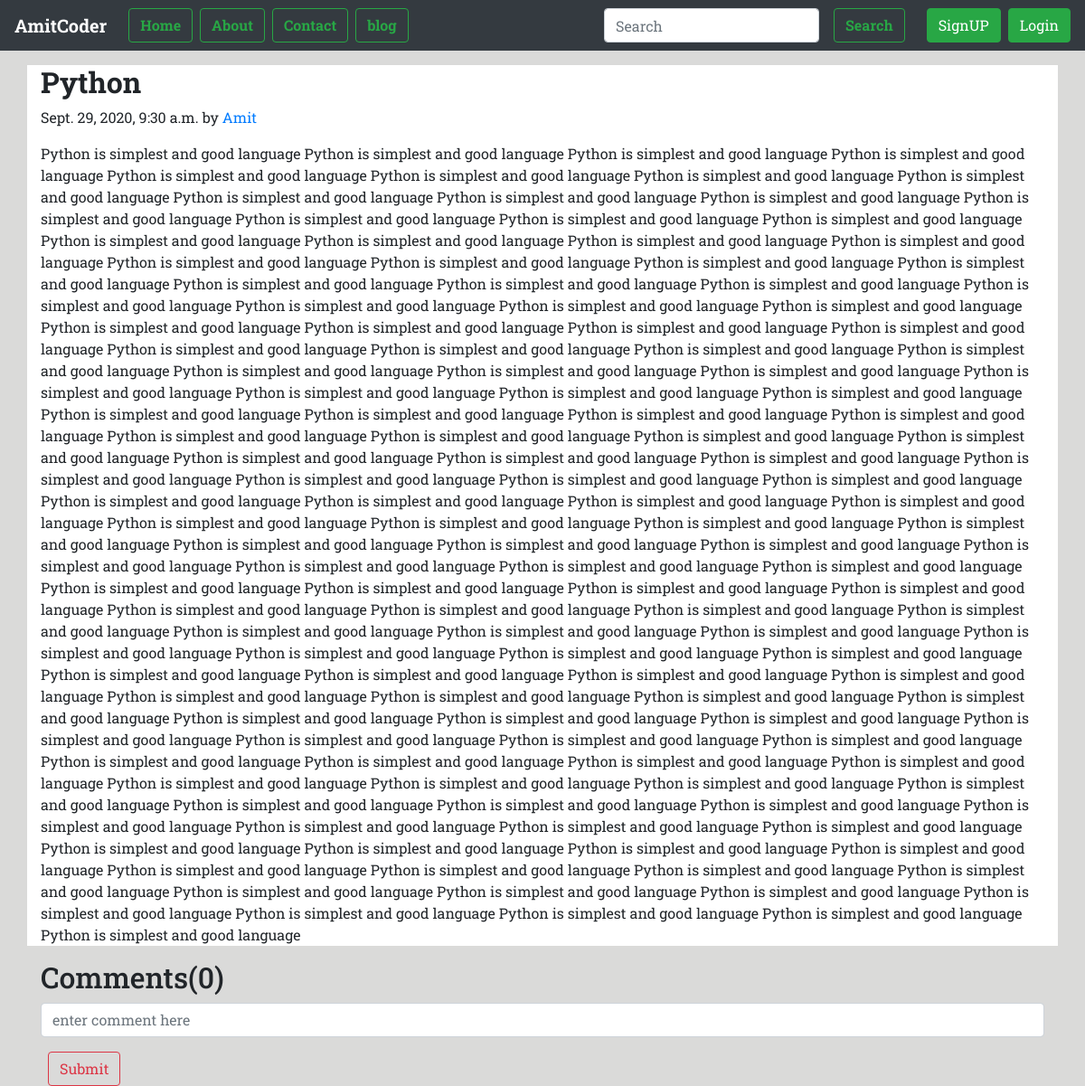
The page /blog/python/ on the database its author committed.
### blog/models.py (models this page shows, shortened)
class Post(models.Model):
    sno=models.AutoField(primary_key=True)
    title=models.CharField(max_length=250)
    content=models.TextField()
    author=models.CharField(max_length=40)
    slug=models.SlugField()
    timestamp=models.DateTimeField(blank=True)

### blog/views.py (the view)
# urls.py: path('<str:slug>/',views.blogPost,name='blogPost'),
def blogPost(request,slug):
    post=Post.objects.filter(slug=slug).first() #or [0]
    comments=BlogComment.objects.filter(post=post,parent=None)
    replies=BlogComment.objects.filter(post=post).exclude(parent=None)
    replyDict={}
    for reply in replies:
        if reply.parent.sno not in replyDict.keys():
            replyDict[reply.parent.sno]=[reply]
        else:
            replyDict[reply.parent.sno].append(reply)
    context={"post":post,"comments":comments,'user':request.user,'replyDict':replyDict}
    return render(request,"blog/blogPost.html",context)

### templates/blog/blogPost.html (shortened to what this page needs)
{% extends 'base.html' %}
{% load extras %}
{% block body %}
<div style="background-color:white;" class="container my-3">
  <div class="blog-post">
    <h2 class="blog-post-title"><b>{{post.title}}</b></h2>
    <p class="blog-post-meta">{{post.timestamp}} by <a href="/about">{{post.author}}</a></p>
    <p>{{post.content}}</p>
  </div>
</div>
<div class="container">
  <h2>Comments({{comments.count}})</h2>
  <form action="/blog/postcomment/" method="post">
    <div class="form-group">
      <input type="text" class="form-control" name="comment" id="" placeholder="enter comment here" required>
    </div>
    {% if user.is_authenticated %}
    <button type="submit" class="btn btn-primary">Comment</button>
    {% else %}
    <button type="button" class="btn btn-outline-danger my-2 my-sm-0 ml-2" data-toggle="modal"
      data-target="#LoginModal">
      Submit
    </button>
    {% endif %}
  </form>
</div>
{% endblock body %}

### templates/base.html (style rules this page uses)
body { font-family: 'Miriam Libre', sans-serif; font-family: 'Peddana', serif; font-family: 'Roboto Slab', serif; background-color: #0a070226; }

### rows shown on the page
Post: title "Python", timestamp "Sept. 29, 2020, 9:30 a.m.", author "Amit", content "Python is simplest and good language Python is simplest and good language Python is simplest and good language Python is simplest and good language Python is simplest and good language Python is simplest and good language Python is simplest and good language Python is simplest and good language Python is simplest and good language Python is simplest and good language Python is simplest and good language Python is simplest and good language Python is simplest and good language Python is simplest and good language Python is simplest and good language Python is simplest and good language Python is simplest and good language Python is simplest and good language Python is simplest and good…"

### other values the page prints
{{ comments.count }} "0"
